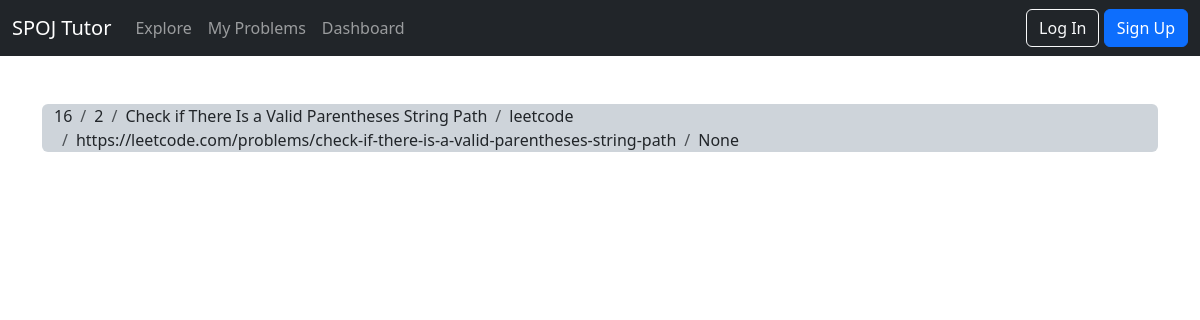
/tasks/16/, run on the app's committed database.
### tasks/models.py (models this page shows, shortened)
class Task(models.Model):
    id = models.AutoField(primary_key=True)
    difficulty = models.PositiveIntegerField()
    title = models.CharField(max_length=125)
    spoj = models.ForeignKey(Spoj, on_delete=models.CASCADE)
    class Meta:
        unique_together = ("title", "spoj")
    url = models.URLField(max_length=200, blank=True, null=True)
    solution_url = models.URLField(max_length=200, blank=True, null=True)

class Spoj(models.Model):
    name = models.CharField(max_length=255, primary_key=True)
    amount_of_difficulty_levels = models.IntegerField(null=False, blank=False)

### tasks/views.py (the view)
# urls.py: path('<int:task_id>/', views.single_task, name="single_task"),
def single_task(request, task_id):
    found_task = get_object_or_404(Task, pk=task_id)
    return render(request, 'tasks/task.html', {'task': found_task})

### templates/tasks/task.html
{% extends 'base.html' %}
{% block navbar_items %}
    <li class="nav-item">
        <a class="nav-link" href="{% url 'tasks' %}">Explore</a>
    </li>
    <li class="nav-item">
        <a class="nav-link" href="#">My Problems</a>
    </li>
    <li class="nav-item">
        <a class="nav-link" href="#">Dashboard</a>
    </li>
{% endblock navbar_items %}
{% block content %}
    <div class="container bg-dark-subtle rounded">
        <ol class="breadcrumb my-4">
            <li class="breadcrumb-item">{{ task.id }}</li>
            <li class="breadcrumb-item">{{ task.difficulty }}</li>
            <li class="breadcrumb-item">{{ task.title }}</li>
            <li class="breadcrumb-item">{{ task.spoj.name }}</li>
            <li class="breadcrumb-item">{{ task.url }}</li>
            <li class="breadcrumb-item">{{ task.solution_url }}</li>
        </ol>
    </div>
{% endblock content %}

### data on the page
Task: id "16", difficulty "2", title "Check if There Is a Valid Parentheses String Path", spoj.name "leetcode", url "https://leetcode.com/problems/check-if-there-is-a-valid-parentheses-string-path", solution_url "None"
